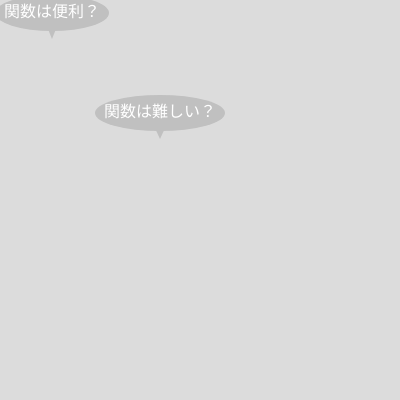
Frame 1 (no input)
Frame 60 (no input): identical to frame 1, image omitted
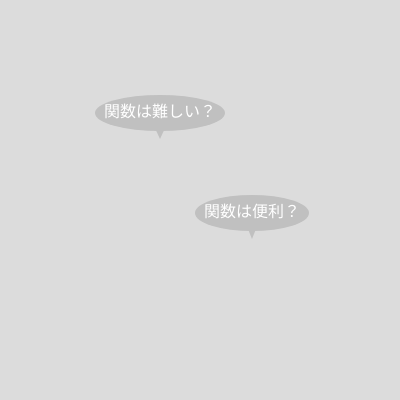
Frame 120 (the mouse pressed at the canvas centre since frame 60)

The p5.js sketch that drew these frames (run headless with seeded random() and noise() and a simulated clock; from frame 60 on, the mouse is pressed at the canvas centre):

// p5.js sketch
// ── sketch.js
// 吹き出し
function setup(){
  createCanvas(400, 400);
  textSize(16);}

  function draw(){
  background(220);
  balloon("関数は難しい？", 100, 100);
  balloon("関数は便利？", mouseX, mouseY);
}
function balloon(t, x, y){　//吹き出し全体の左上
  const w = textWidth(t); // テキストの幅
  const h = textAscent() + textDescent(); // テキストの高さ
  const p = 4; // 余白の大きさ (padding)
　
  const ew = w+p*2;
  const eh = h+p*2;  //これ以上よはくでかくしても右に増えるだけ、最小

  const ex= x+ew/2
  const ey= y+eh/2

  push();
  fill(192)
  noStroke();
  ellipse(ex,ey,ew+10,eh+10) //円の中心  大きさどうする
  // BLANK[1] 吹き出しの背景を先に描く　楕円

  fill(192);
  beginShape();
  vertex(ex+ew/10 ,ey);     
  vertex(ex-ew/10, ey);     
  vertex(ex , ey+eh); // 下に伸びる点（先端） 長さは適当
  endShape(CLOSE);
  // BLANK[2] 吹き出しの三角形を描く　verst
  // 吹き出しのテキストを次に描く
  textAlign(LEFT, CENTER);
  fill(255);
  text(t, x + p, y + h / 2 + p);　　//文字の座標
  
  pop();
}
//バルーンとは　引数　
